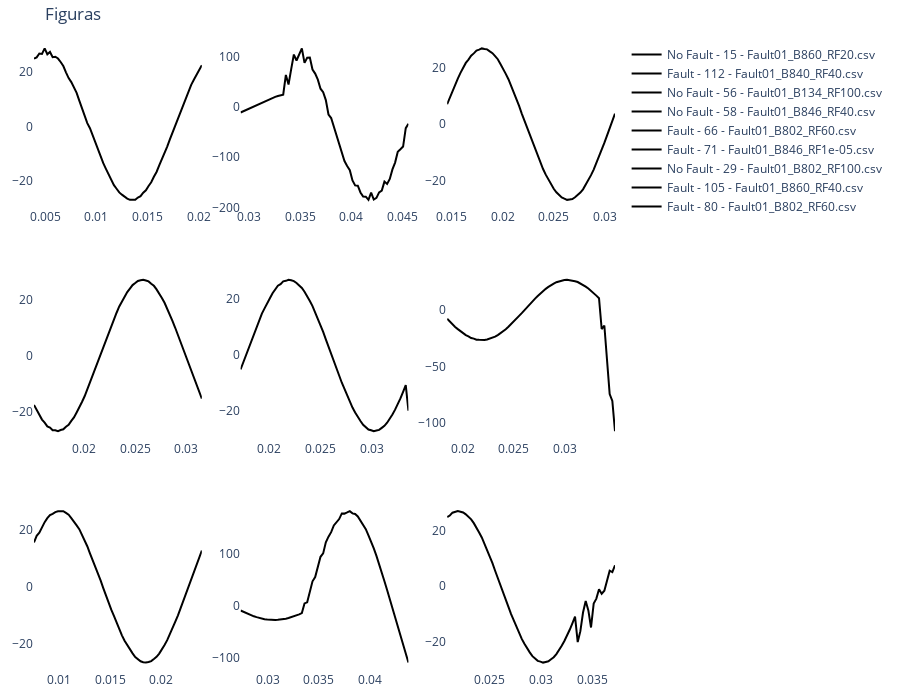

Notebook code cell kept with this figure:
### Markdown cell above
##### 6.2. Plotly Plot

### Code cell
from plotly.subplots import make_subplots
import plotly.graph_objects as go

fs = 3840
dataset_plot = Form1Dataset(
    dataset_dir, max_window_idx=max_window_idx, signal_names=signal_names, test=True
)
plot_dataloader = DataLoader(dataset_plot, batch_size=train_batch_size, shuffle=True)

dataiter = iter(plot_dataloader)
signal_windows, t_windows, labels, csv_name, index, window_idx = next(dataiter)
print(len(csv_name))
print(window_idx.shape)
print(labels.shape)

print(labels.type())
x = model(signal_windows[0:9].to(device))
# x = x.detach()

# Crear Matriz de confusión
df = confusion_matrix(x, labels[0:9])
print(type(df))
print(df)

# figure = plt.figure(figsize=(10, 10))
cols, rows = 3, 3
fig = make_subplots(rows=rows, cols=cols)

label_to_text = {
    "0": "No Fault",
    "1": "Fault",
}

for i in range(0, cols * rows):

    col = i % cols
    row = i // cols
    label = label_to_text[str(int(labels[i, 0].item()))]
    win_idx = str(window_idx[i].item())
    fig.add_trace(
        go.Scatter(
            name=f"{label} - {win_idx} - {csv_name[i]}",
            x=t_windows[i, :],
            y=signal_windows[i, :, 0],
            marker_color="black",
        ),
        row=row + 1,
        col=col + 1,
    )

fig.update_layout(
    height=700,
    width=900,
    title_text="Figuras",
    margin={"b": 20, "t": 40, "l": 20, "r": 30},
    plot_bgcolor="rgba(0,0,0,0)",
    # paper_bgcolor="whitesmoke",
)
fig.show()
